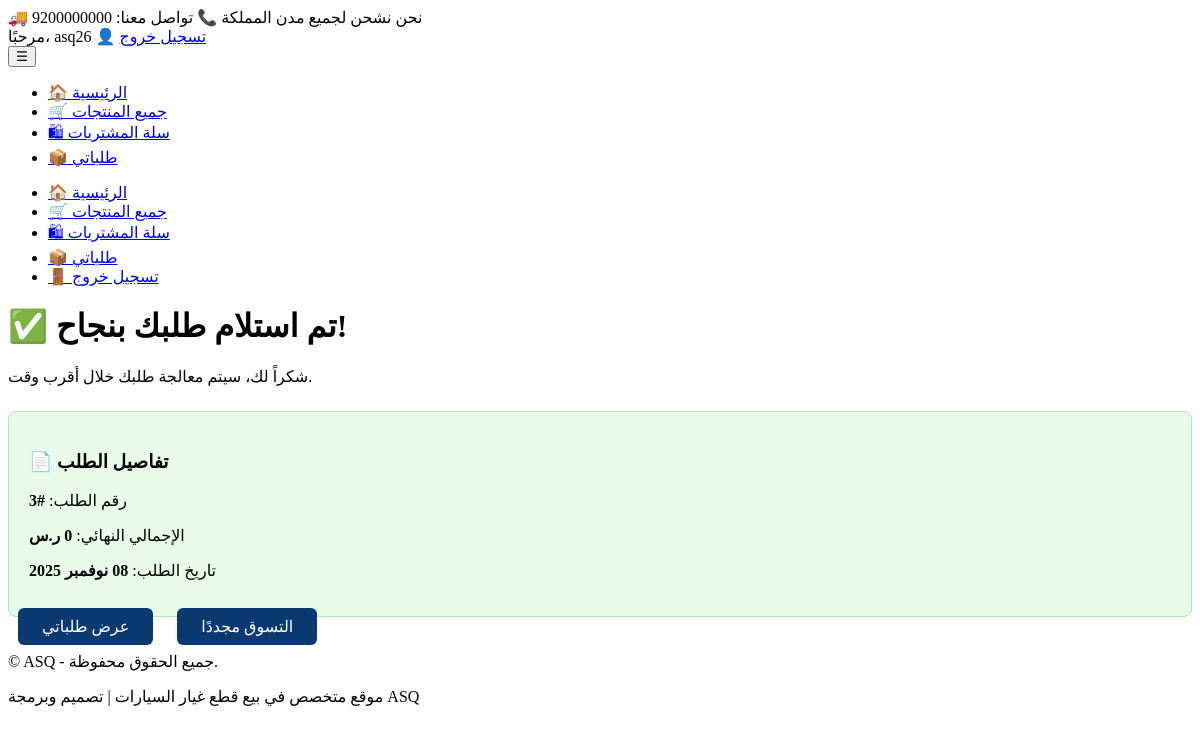
The page /orders/order-success/3/ (signed in) on the database its author committed.
### accounts/models.py (models this page shows, shortened)
class CustomUser(AbstractUser):
    phone = models.CharField(max_length=20, blank=True, null=True, verbose_name="رقم الجوال")
    address = models.TextField(blank=True, null=True, verbose_name="العنوان")
    class Meta:
        verbose_name = "مستخدم"
        verbose_name_plural = "مستخدمون"

### orders/models.py (models this page shows, shortened)
class Order(models.Model):
    user = models.ForeignKey(settings.AUTH_USER_MODEL, on_delete=models.CASCADE)
    total_price = models.DecimalField(max_digits=10, decimal_places=2, default=0)
    is_paid = models.BooleanField(default=False)
    full_name = models.CharField(max_length=255, blank=True, null=True)
    address = models.TextField(blank=True, null=True)
    phone = models.CharField(max_length=20, blank=True, null=True)
    city = models.CharField(max_length=100, blank=True, null=True)
    created_at = models.DateTimeField(auto_now_add=True)
    @property
    def total(self):
        return sum(item.subtotal for item in self.items.all())

### orders/views.py (the view)
# urls.py: path('order-success/<int:order_id>/', views.order_success_view, name='order_success'),  # ✅ نجاح الطلب
@login_required
def order_success_view(request, order_id):
    order = get_object_or_404(Order, id=order_id, user=request.user, is_paid=True)
    return render(request, 'orders-templates/order_success.html', {'order': order})

### orders/context_processors.py (called while the page is built)
def cart_count(request):
    if request.user.is_authenticated:
        cart = Cart.objects.filter(user=request.user).first()
        if cart:
            return {'cart_count': sum(item.quantity for item in cart.items.all())}
    return {'cart_count': 0}

### templates/orders-templates/order_success.html (shortened to what this page needs)
{% load static %}
{% include 'header.html' %}
<main class="page-container">
  <h1>✅ تم استلام طلبك بنجاح!</h1>
  <p>شكراً لك، سيتم معالجة طلبك خلال أقرب وقت.</p>
  <div class="success-box">
    <h3>📄 تفاصيل الطلب</h3>
    <p>رقم الطلب: <strong>#{{ order.id }}</strong></p>
    <p>الإجمالي النهائي: <strong>{{ order.total }} ر.س</strong></p>
    <p>تاريخ الطلب: <strong>{{ order.created_at|date:"d M Y" }}</strong></p>
  </div>
  <a href="{% url 'store:products' %}" class="cta-btn">التسوق مجددًا</a>
  <a href="{% url 'orders:orders_list' %}" class="cta-btn">عرض طلباتي</a>
</main>
{% include 'footer.html' %}

### templates/header.html (shortened to what this page needs)
{% load static %}
<!DOCTYPE html>
<header class="asq-header" role="banner">
  <div class="asq-top">
    <div class="wrap">
      <div class="mini">
        <span>🚚 نحن نشحن لجميع مدن المملكة</span>
        <span>📞 تواصل معنا: 9200000000</span>
      </div>
      <div class="mini">
        {% if user.is_authenticated %}
          <span>مرحبًا، {{ user.username }} 👤</span>
          <a href="{% url 'accounts:logout' %}" class="logout-btn">تسجيل خروج</a>
        {% else %}
          <a href="{% url 'accounts:login' %}" class="auth-btn login-btn">تسجيل دخول</a>
          <a href="{% url 'accounts:register' %}" class="auth-btn register-btn">إنشاء حساب</a>
        {% endif %}
      </div>
      <button class="burger" aria-label="فتح القائمة الرئيسية">☰</button>
    </div>
  </div>
  <nav class="asq-menu" aria-label="القائمة الرئيسية">
    <ul class="menu">
      <li><a href="{% url 'home' %}">🏠 الرئيسية</a></li>
      <li><a href="{% url 'store:products' %}">🛒 جميع المنتجات</a></li>
      {% if user.is_authenticated %}
        <li><a href="{% url 'orders:order_view' %}">🛍 سلة المشتريات {% if cart_count %} ({{ cart_count }}) {% endif %}</a></li>
        <li><a href="#">📦 طلباتي</a></li>
      {% endif %}
    </ul>
  </nav>
  <nav class="mobile-dropdown" aria-label="القائمة الجوالة">
    <ul>
      <li><a href="{% url 'home' %}">🏠 الرئيسية</a></li>
      <li><a href="{% url 'store:products' %}">🛒 جميع المنتجات</a></li>
      {% if user.is_authenticated %}
        <li><a href="{% url 'orders:order_view' %}">🛍 سلة المشتريات {% if cart_count %} ({{ cart_count }}) {% endif %}</a></li>
        <li><a href="#">📦 طلباتي</a></li>
        <li><a href="{% url 'accounts:logout' %}">🚪 تسجيل خروج</a></li>
      {% else %}
        <li><a href="{% url 'accounts:login' %}">🔐 تسجيل دخول</a></li>
        <li><a href="{% url 'accounts:register' %}">🧾 إنشاء حساب</a></li>
      {% endif %}
    </ul>
  </nav>
</header>

### templates/orders-templates/order_success.html (style rules this page uses)
.success-box { margin-top: 25px; padding: 20px; background: #e9fbe9; border: 1px solid #b7e2b7; border-radius: 8px; }
.cta-btn { margin: 10px; background: #0b3a70; color: white; padding: 10px 24px; border-radius: 6px; text-decoration: none; }

### rows shown on the page
CustomUser: username "asq26"
Order: id "3", total "0", created_at "08 نوفمبر 2025"
